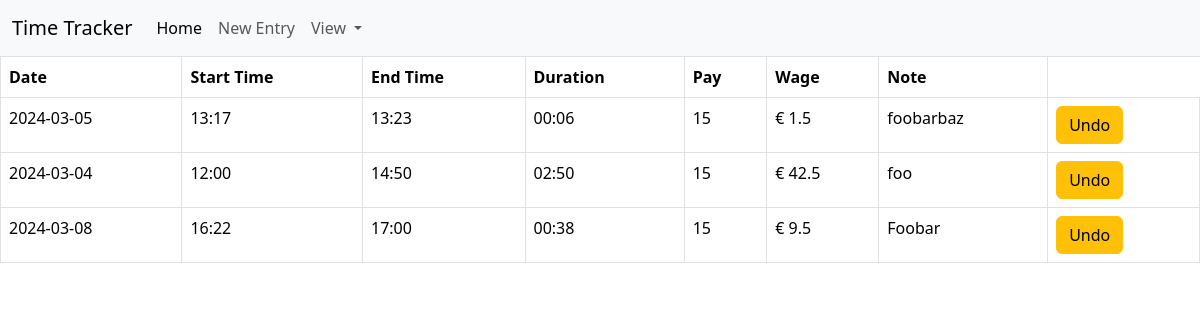
The app's page /paid_view with its own data.
### tables this page shows
CREATE TABLE paid (
            id INTEGER PRIMARY KEY NOT NULL,
            creation_date TEXT NOT NULL,
            start_time TEXT NOT NULL,
            end_time TEXT NOT NULL,
            duration INTEGER NOT NULL,
            note TEXT NOT NULL,
            wage INTEGER NOT NULL,
            pay INTEGER NOT NULL
        );

### website/views.py (the view)
@views.route("/paid_view", methods=["GET", "POST"])
def paid_view():
    if request.method == "GET":
        data_row = db.execute("SELECT * FROM paid").fetchall()
        data = []
        for row in data_row:
            data.append(
                    {"id": row["id"],
                    "creation_date": row["creation_date"],
                    "start_time": row["start_time"],
                    "end_time": row["end_time"],
                    "duration": row["duration"],
                    "note": row["note"],
                    "wage": row["wage"],
                    "pay": row["pay"]}
            )
        return render_template("paid_view.html", data=data)

### website/templates/paid_view.html
{% extends "base.html" %}
{% block content %}
<table class="table table-bordered">
    <th>Date</th>
    <th>Start Time</th>
    <th>End Time</th>
    <th>Duration</th>
    <th>Pay</th>
    <th>Wage</th>
    <th>Note</th>
    {% for row in data %}
    <tr>
        <td>{{row.creation_date}}</td>
        <td>{{row.start_time}}</td>
        <td>{{row.end_time}}</td>
        <td>{{row.duration}}</td>
        <td>{{row.wage}}</td>
        <td>{{row.pay}}</td>
        <td>{{row.note}}</td>
        <td>
            <a href="{{url_for('views.undo', id=row.id)}}">
                <button class="btn btn-warning">Undo</button>
            </a>
        </td>
    </tr>
    {% endfor %}
</table>
{% endblock %}

### records on screen
paid: creation_date "2024-03-05", start_time "13:17", end_time "13:23", duration "00:06", wage "15", pay "€ 1.5", note "foobarbaz"
paid: creation_date "2024-03-04", start_time "12:00", end_time "14:50", duration "02:50", wage "15", pay "€ 42.5", note "foo"
paid: creation_date "2024-03-08", start_time "16:22", end_time "17:00", duration "00:38", wage "15", pay "€ 9.5", note "Foobar"
